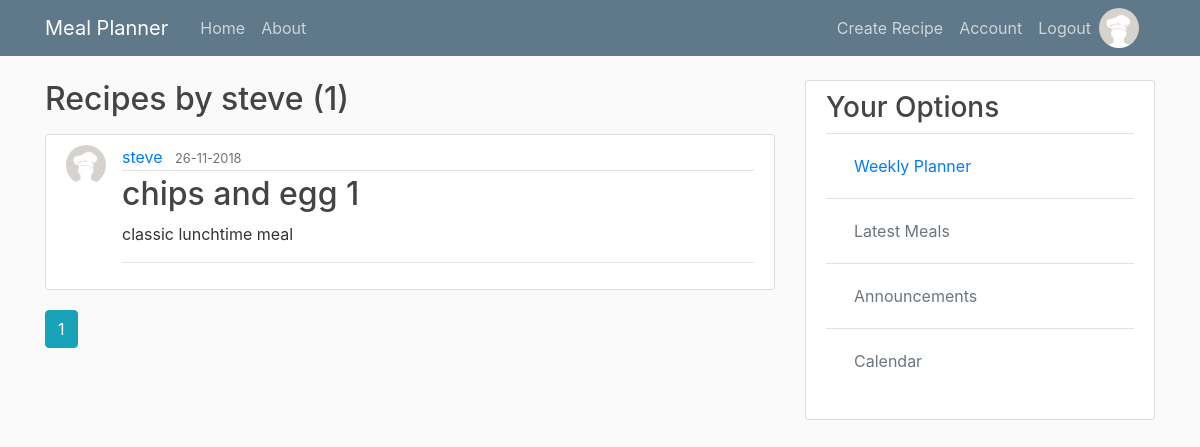
Screenshot of /user/steve (signed in) with the database file from the repository.
### mymeal/models.py (models this page shows, shortened)
class User(db.Model, UserMixin):
    id = db.Column(db.Integer, primary_key=True)
    username = db.Column(db.String(20), unique=True, nullable=False)
    email = db.Column(db.String(120), unique=True, nullable=False)
    image_file = db.Column(db.String(20), nullable=False, default='default.png')
    password = db.Column(db.String(60), nullable=False)
    recipes = db.relationship('Recipe', backref='author', lazy=True)
    weekly_meal_plan = db.relationship('Mealplan', backref='creator', lazy=True)
    meal_plan_count = db.Column(db.Integer, default='0', nullable=False)

class Recipe(db.Model):
    id = db.Column(db.Integer, primary_key=True)
    title = db.Column(db.String(100), nullable=False)
    date_posted = db.Column(db.DateTime, nullable=False, default=datetime.utcnow)
    description = db.Column(db.Text, nullable=False)
    serves = db.Column(db.Integer, nullable=False, default='01')
    recipe_type = db.Column(db.String(15), nullable=False)
    ingredients = db.relationship('Ingredient', backref='meal', lazy=True)
    user_id = db.Column(db.Integer, db.ForeignKey('user.id'), nullable=False)
    recipe_book = db.Column(db.String(100))
    recipe_book_page = db.Column(db.Integer, default='01')

### mymeal/users/routes.py (the view)
@users.route('/user/<string:username>')
def user_recipes(username):
    page = request.args.get('page', 1, type=int)
    user = User.query.filter_by(username=username).first_or_404()
    recipes = Recipe.query.filter_by(author=user).order_by(Recipe.date_posted.desc())\
        .paginate(page=page, per_page=5)
    return render_template('user_recipe.html', recipes=recipes, user=user)

### mymeal/models.py (called while the page is built)
@login_manager.user_loader
def load_user(user_id):
    return User.query.get(int(user_id))

### mymeal/templates/user_recipe.html
{% extends 'layout.html' %}
{% block content %}
    <h2 class="mb-3">Recipes by {{ user.username }} ({{ recipes.total }})</h2>
    {% for recipe in recipes.items %}
        <article class="media content-section">
            <img class="rounded-circle article-img" src="{{ url_for('static', filename='profile_pics/' + recipe.author.image_file) }}">
          <div class="media-body">
            <div class="article-metadata">
              <a class="mr-2" href="{{ url_for('users.user_recipes', username=recipe.author.username) }}">{{ recipe.author.username }}</a>
              <small class="text-muted">{{ recipe.date_posted.strftime('%d-%m-%Y') }}</small>
            </div>
            <h2><a class="article-title" href="{{ url_for('recipes.recipe', recipe_id=recipe.id) }}">{{ recipe.title }} {{ recipe.id }}</a></h2>
            <p class="article-content">{{ recipe.description }}</p>
          <hr/>
          </div>
        </article>
    {% endfor %}
    {% for page_num in recipes.iter_pages(left_edge=1, right_edge=1, left_current=1, right_current=2) %}
        {% if page_num %}
            {% if recipes.page == page_num %}
                <a class="btn btn-info mb-4" href="{{ url_for('users.user_recipes', username=user.username, page=page_num) }}">{{ page_num }}</a>
            {% else %}
                <a class="btn btn-outline-info mb-4" href="{{ url_for('users.user_recipes', username=user.username, page=page_num) }}">{{ page_num }}</a>
            {% endif %}
        {% else %}
            ...
        {% endif %}
    {% endfor %}
{% endblock %}

### mymeal/templates/layout.html (shortened to what this page needs)
<!DOCTYPE html>
<html>
<head>
    <link rel="stylesheet" href="https://stackpath.bootstrapcdn.com/bootstrap/4.1.3/css/bootstrap.min.css">
    <link rel="stylesheet" type="text/css" href="{{ url_for('static', filename='main.css') }}">
</head>
<body>
    <header class="site-header">
      <nav class="navbar navbar-expand-md navbar-dark bg-steel fixed-top">
        <div class="container">
          <a class="navbar-brand mr-4" href="/">Meal Planner</a>
          <div class="collapse navbar-collapse" id="navbarToggle">
            <div class="navbar-nav mr-auto">
              <a class="nav-item nav-link" href="{{ url_for('main.home') }}">Home</a>
              <a class="nav-item nav-link" href="{{ url_for('main.about') }}">About</a>
            </div>
            <div class="navbar-nav">
                {% if current_user.is_authenticated %}
                    <a class="nav-item nav-link" href="{{ url_for('recipes.new_recipe') }}">Create Recipe</a>
                    <a class="nav-item nav-link" href="{{ url_for('users.account') }}">Account</a>
                    <a class="nav-item nav-link" href="{{ url_for('users.logout') }}">Logout</a>
                    <img class="rounded-circle  article-img" src="{{ url_for('static', filename='profile_pics/' + current_user.image_file) }}">
                {% else %}
                  <a class="nav-item nav-link" href="{{ url_for('users.login') }}">Login</a>
                  <a class="nav-item nav-link" href="{{ url_for('users.register') }}">Register</a>
                {% endif %}
            </div>
          </div>
        </div>
      </nav>
    </header>
    <main role="main" class="container">
      <div class="row">
        <div class="col-md-8">
            {% block content %}{% endblock %}
        </div>
        <div class="col-md-4">
            <div class="content-section">
            <h3>Your Options</h3>
                <table class="table table-hover">
                  <tbody>
                    <tr>
                      <td>
                          <a class="nav-item nav-link" href="{{ url_for('weekly.new_week') }}">Weekly Planner</a>
                      </td>
                    </tr>
                    <tr>
                      <td>
                          <a class="nav-item nav-link disabled" href="#">Latest Meals</a>
                      </td>
                    </tr>
                    <tr>
                      <td>
                          <a class="nav-item nav-link disabled" href="#">Announcements</a>
                      </td>
                    </tr>
                    <tr>
                      <td>
                          <a class="nav-item nav-link disabled" href="#">Calendar</a>
                      </td>
                    </tr>
                  </tbody>
                </table>
          </div>
        </div>
      </div>
    </main>
</body>
</html>

### mymeal/static/main.css (style rules this page uses)
body { background: #fafafa; color: #333333; margin-top: 5rem; }
h1, h2, h3, h4, h5, h6 { color: #444444; }
.bg-steel { background-color: #5f788a; }
.site-header .navbar-nav .nav-link { color: #cbd5db; }
.content-section { background: #ffffff; padding: 10px 20px; border: 1px solid #dddddd; border-radius: 3px; margin-bottom: 20px; }
.article-title { color: #444444; }
.article-content { white-space: pre-line; }
.article-img { height: 40px; width: 40px; margin-right: 16px; }
.article-metadata { padding-bottom: 1px; margin-bottom: 4px; border-bottom: 1px solid #e3e3e3 }

### rows the page displays
User: image_file (placeholder picture), username "steve"
Recipe: image_file (placeholder picture), author.username "steve", date_posted "26-11-2018", title "chips and egg", id "1", description "classic lunchtime meal"

### other values shown
{{ recipes.total }} "1"
{{ page_num }} "1"
